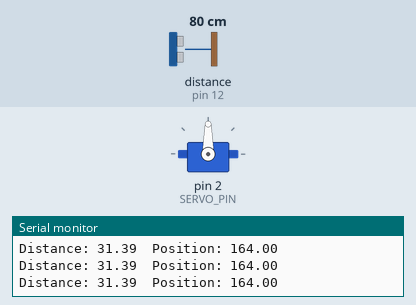
A sketch run on a simulated Arduino Uno, built with avr-gcc and run on an emulated ATmega328P. Shown: servo, the last lines printed to the serial monitor. Wiring (inferred from the names in the program): ultrasonic range finder: trigger pin 13; echo pin 12. The test bench sets the inputs (shaded band); at power-on: distance to the obstacle (sensor on pin 12) 80 cm. The echo pulse lasts 58.3 µs per cm.

Above: at 1.2 s.
1.3 s: distance to the obstacle (sensor on pin 12) set to 21 cm
2.8 s: distance to the obstacle (sensor on pin 12) set to 16 cm
At 4.0 s:
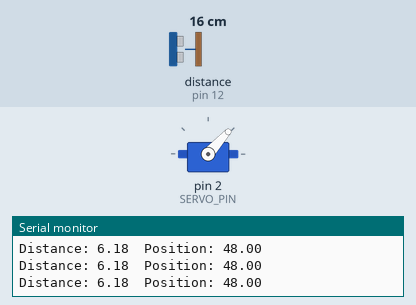
4.3 s: distance to the obstacle (sensor on pin 12) set to 2 cm
At 5.5 s:
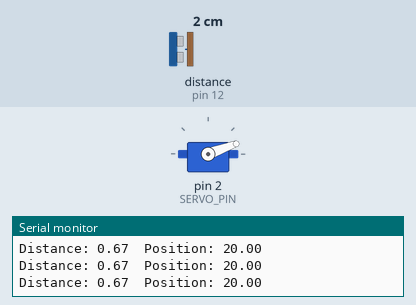
5.8 s: distance to the obstacle (sensor on pin 12) set to 18 cm
At 6.4 s:
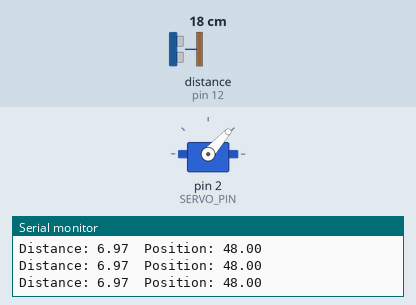
Timing chart, 0 to 8.3 s (numbered marks = the images above; inputs shaded):
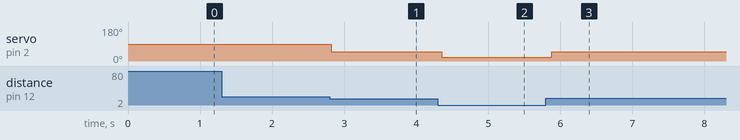

Measured:
- the behaviour switches between 19 and 18 cm on distance to the obstacle (sensor on pin 12) (found by bisection; images 0 and 1)
- after the input at 2.8 s, servo on pin 2 (SERVO_PIN): 90° → 48° at once
- after the input at 4.3 s, servo on pin 2 (SERVO_PIN): 48° → 20° after 0.06 s
- after the input at 5.8 s, servo on pin 2 (SERVO_PIN): 20° → 48° after 0.08 s

The sketch:

Hands-Off_Motor.ino
```cpp
/*
   Ultrasonic Range Finder-Controlled Servo Motor
   by Mitchell Griest, Summer 2020

   TinkerCad Circuit link: https://www.tinkercad.com/things/gW6ZYSPnUl7
*/
#include <Servo.h>

const int TRIGGER_PIN = 13;
const int ECHO_PIN = 12;
const int SERVO_PIN = 2;

Servo servo;
float servoPosition;

void setup(){
  pinMode(TRIGGER_PIN, OUTPUT);
  pinMode(ECHO_PIN, INPUT);
  servo.attach(SERVO_PIN);

  Serial.begin(9600);
}

void loop(){
  float distanceToNearestObject = getDistanceToNearestObject();
  constrain(distanceToNearestObject, 0, 30);

  float newServoPosition = map(distanceToNearestObject, 0, 30, 20, 160);
  float changeInPosition = abs(servoPosition - newServoPosition);
  if(changeInPosition < 50){
    servo.write(newServoPosition);
    servoPosition = newServoPosition;
  }

  Serial.print("Distance: ");
  Serial.print(distanceToNearestObject);
  Serial.print("\tPosition: ");
  Serial.println(newServoPosition);

  delay(100);
}

float getDistanceToNearestObject() {
  digitalWrite(TRIGGER_PIN, HIGH);
  delayMicroseconds(10);
  digitalWrite(TRIGGER_PIN, LOW);

  float echoTime = pulseIn(ECHO_PIN, HIGH);

  float calculatedDistance = echoTime / 148.0;

  return calculatedDistance;
}
```
